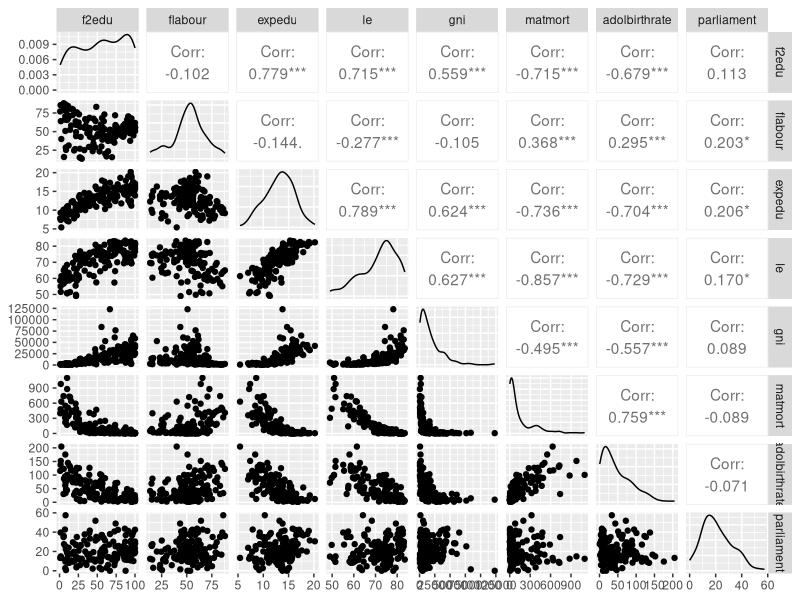
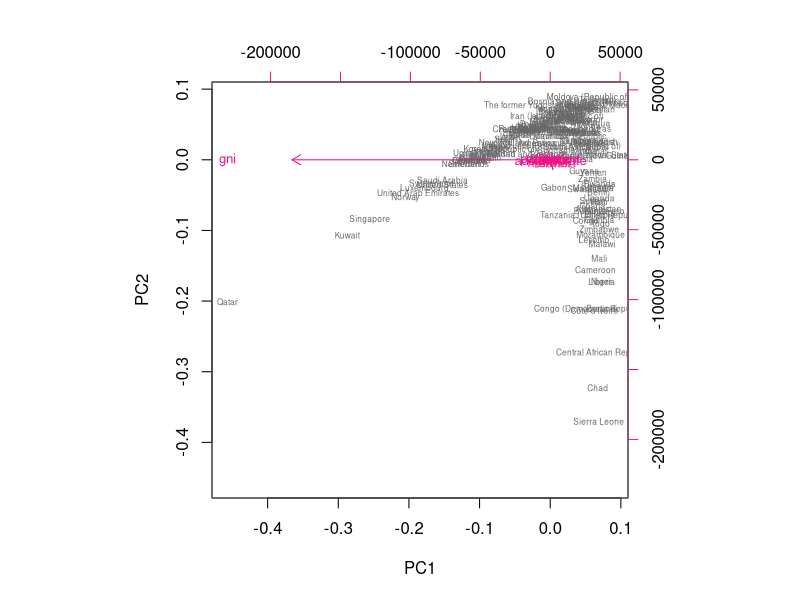
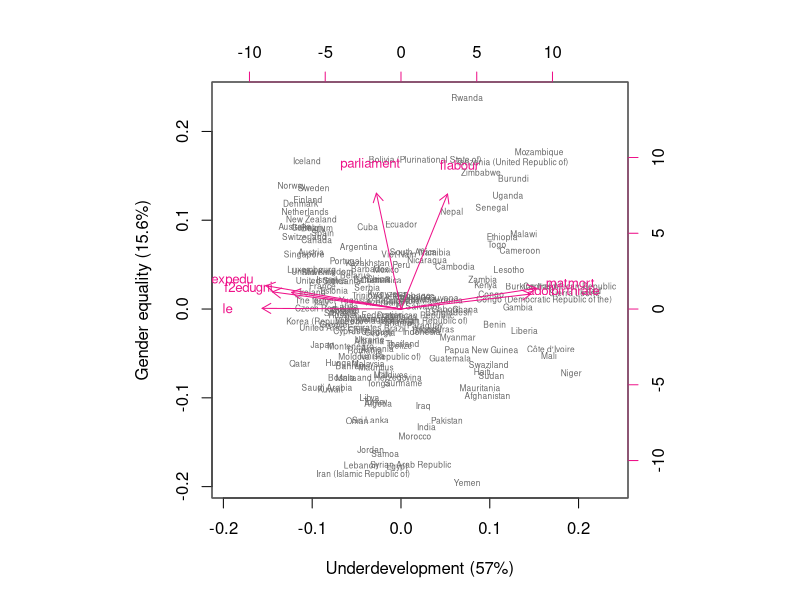
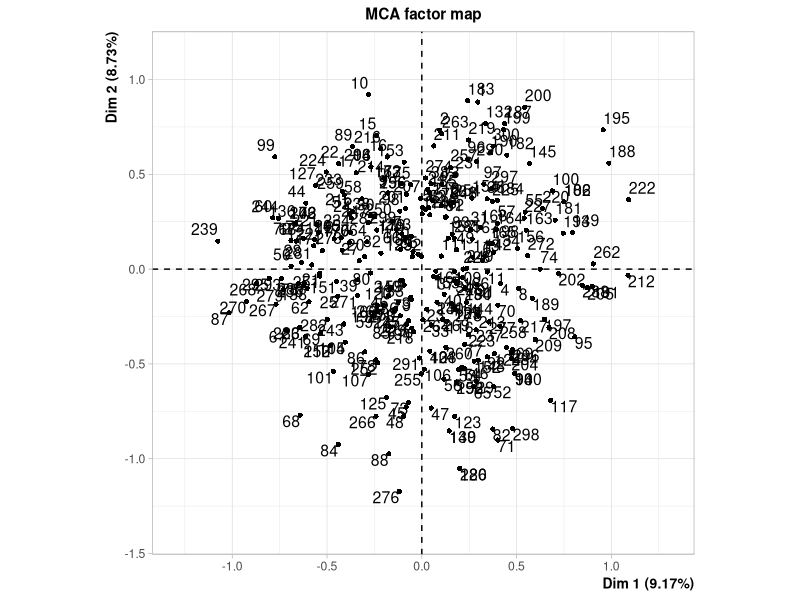
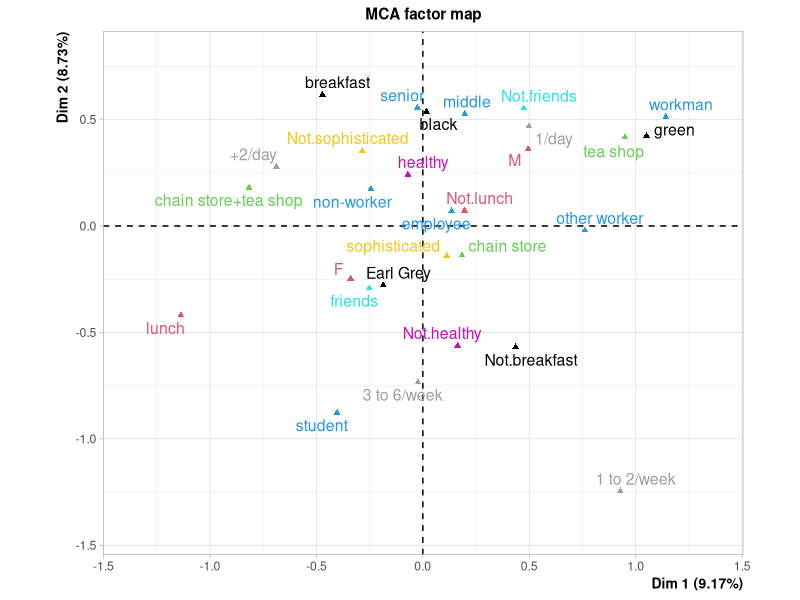

Generate these figures, in order, with R:
## ---- chunk 1
setwd("~/Documents/GitHub/IODS-project/data")
human <- read.csv(file = "human.csv", row.names = 1)
str(human)
dim(human)
## ---- chunk 2
summary(human)
## ---- chunk 3
library(GGally)
ggpairs(human)
## ---- chunk 4
#The model
pca_human <- prcomp(human)
summary(pca_human)

biplot(pca_human, choices = 1:2, cex = c(0.5, 0.8), col = c("grey40", "deeppink2"))
## ---- chunk 5
#Scale
human_std <- scale(human)

#Estimation
pca_human <- prcomp(human_std)
s <- summary(pca_human)

# rounded percetanges of variance captured by each PC
pca_pr <- round(100*s$importance[2, ], digits = 1)

# create object pc_lab to be used as axis labels
pc_lab <- paste0(c("Underdevelopment", "Gender equality"), " (", pca_pr, "%)")

biplot(pca_human, choices = 1:2, cex = c(0.5, 0.8), col = c("grey40", "deeppink2"), xlab = pc_lab[1], ylab = pc_lab[2])
## ---- chunk 6
library(FactoMineR)
data("tea")
str(tea)
dim(tea)
## ---- chunk 7
library(dplyr)
# column names to keep in the dataset
keep_columns <- c("Tea", "sex", "where", "SPC", "friends", "healthy", "sophisticated", "frequency", "breakfast", "lunch")

# select the 'keep_columns' to create a new dataset
tea_time <- select(tea, one_of(keep_columns))
## ---- chunk 8
# multiple correspondence analysis
mca <- MCA(tea_time, graph = FALSE)

# summary of the model
summary(mca)

# visualize MCA
plot(mca, invisible=c("var"), habillage = "quali")
plot(mca, invisible=c("ind"), habillage = "quali")
